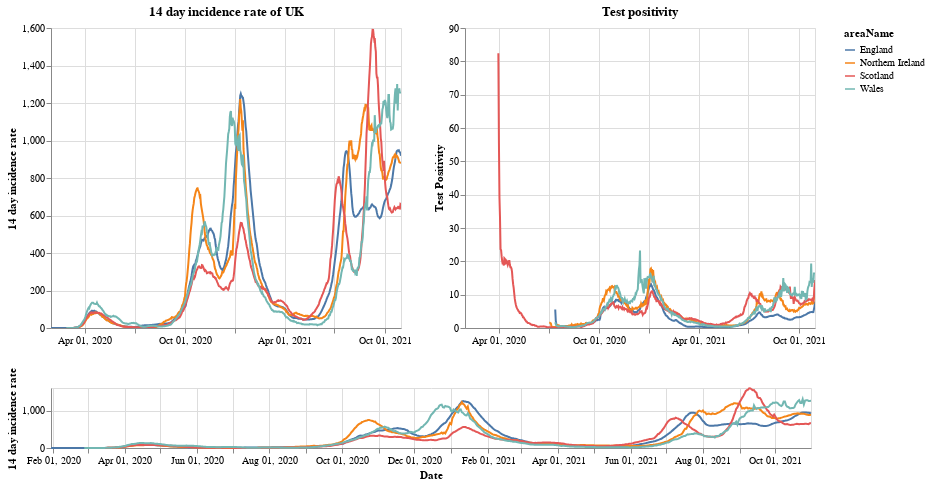

Write notebook code for a chart like this one.
### Markdown cell above
# Plots

First a plot with each country in the UK. The top right shows the positivity rate for (which is the percentage of registered tests which were positive) while the top left is the 14 day incidence rate. The bottom chart can be used to select the timeframe (does not work on a mobile device).

### Code cell
#collapse
brush = alt.selection(type='interval', name='DateBrush',encodings=['x'],fields=['Time'])
leg_selection = alt.selection_multi(fields=['areaName'], bind='legend')

base = alt.Chart(uk_cases).mark_line().encode(
    x=alt.X("yearmonthdate(date):T", axis=alt.Axis(title='Date')),
    y=alt.Y("twoWeeklyCasesRate:Q", axis=alt.Axis(title='14 day incidence rate')),
    tooltip=['areaName', 'date','twoWeeklyCasesRate', 'testPositivity'],
    color='areaName',
    opacity=alt.condition(leg_selection, alt.value(2), alt.value(0.1))
).add_selection(leg_selection).properties(width=350)

upper = base.encode(alt.X('yearmonthdate(date):T', axis=alt.Axis(title=''),
                         scale=alt.Scale(domain=brush))
                   ).properties(title=f'14 day incidence rate of UK')
upper_right = upper.encode(alt.Y('testPositivity:Q', axis=alt.Axis(title='Test Positivity'))).properties(title='Test positivity')
lower = base.properties(height=60, width = 760).add_selection(brush)

(upper | upper_right) & lower

### Figure 1 — Vega-Lite specification as saved in the notebook (floating-point values rounded to 4 significant figures; data arrays with more than 128 entries replaced by an {"elided": "..."} marker saying what was removed)
{"config": {"view": {"continuousWidth": 400, "continuousHeight": 300}}, "vconcat": [{"hconcat": [{"mark": "line", "encoding": {"color": {"type": "nominal", "field": "areaName"}, "opacity": {"condition": {"value": 2, "selection": "selector001"}, "value": 0.1}, "tooltip": [{"type": "nominal", "field": "areaName"}, {"type": "temporal", "field": "date"}, {"type": "quantitative", "field": "twoWeeklyCasesRate"}, {"type": "quantitative", "field": "testPositivity"}], "x": {"type": "temporal", "axis": {"title": ""}, "field": "date", "scale": {"domain": {"selection": "DateBrush"}}, "timeUnit": "yearmonthdate"}, "y": {"type": "quantitative", "axis": {"title": "14 day incidence rate"}, "field": "twoWeeklyCasesRate"}}, "selection": {"selector001": {"type": "multi", "fields": ["areaName"], "bind": "legend"}}, "title": "14 day incidence rate of UK", "width": 350}, {"mark": "line", "encoding": {"color": {"type": "nominal", "field": "areaName"}, "opacity": {"condition": {"value": 2, "selection": "selector001"}, "value": 0.1}, "tooltip": [{"type": "nominal", "field": "areaName"}, {"type": "temporal", "field": "date"}, {"type": "quantitative", "field": "twoWeeklyCasesRate"}, {"type": "quantitative", "field": "testPositivity"}], "x": {"type": "temporal", "axis": {"title": ""}, "field": "date", "scale": {"domain": {"selection": "DateBrush"}}, "timeUnit": "yearmonthdate"}, "y": {"type": "quantitative", "axis": {"title": "Test Positivity"}, "field": "testPositivity"}}, "selection": {"selector001": {"type": "multi", "fields": ["areaName"], "bind": "legend"}}, "title": "Test positivity", "width": 350}]}, {"mark": "line", "encoding": {"color": {"type": "nominal", "field": "areaName"}, "opacity": {"condition": {"value": 2, "selection": "selector001"}, "value": 0.1}, "tooltip": [{"type": "nominal", "field": "areaName"}, {"type": "temporal", "field": "date"}, {"type": "quantitative", "field": "twoWeeklyCasesRate"}, {"type": "quantitative", "field": "testPositivity"}], "x": {"type": "temporal", "axis": {"title": "Date"}, "field": "date", "timeUnit": "yearmonthdate"}, "y": {"type": "quantitative", "axis": {"title": "14 day incidence rate"}, "field": "twoWeeklyCasesRate"}}, "height": 60, "selection": {"selector001": {"type": "multi", "fields": ["areaName"], "bind": "legend"}, "DateBrush": {"type": "interval", "encodings": ["x"], "fields": ["Time"]}}, "width": 760}], "data": {"name": "data-69cce6aa463f03f2ef51ff6422da8b98"}, "$schema": "https://vega.github.io/schema/vega-lite/v4.8.1.json", "datasets": {"data-69cce6aa463f03f2ef51ff6422da8b98": {"elided": "2472 records"}}}
